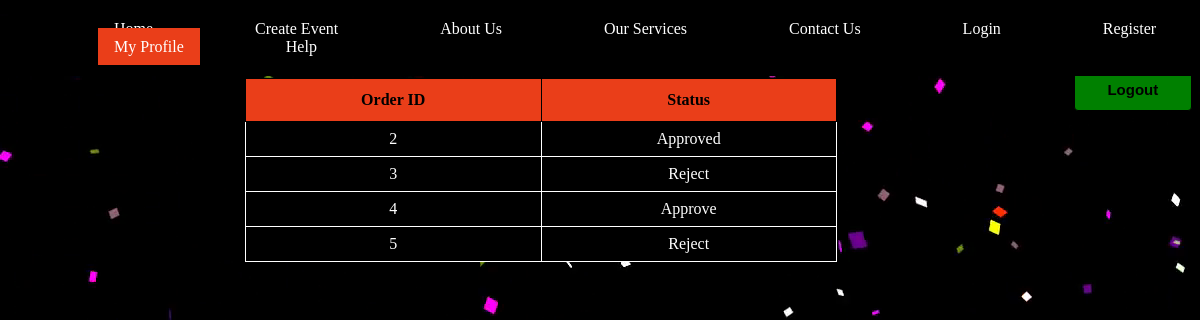
The page /user/status.php (signed in) on the database its author committed.
### tables this page shows
CREATE TABLE `event` (
  `eventid` int(255) NOT NULL,
  `name` varchar(255) NOT NULL,
  `date` varchar(255) NOT NULL,
  `nic` varchar(10) NOT NULL,
  `photo` varchar(255) NOT NULL,
  `video` varchar(255) NOT NULL,
  `cake` varchar(255) NOT NULL,
  `cpieces` int(255) NOT NULL,
  `tables` varchar(255) NOT NULL,
  `tamount` int(11) NOT NULL,
  `camount` int(11) NOT NULL,
  `tentamount` int(11) NOT NULL,
  `venues` varchar(255) NOT NULL,
  `music` varchar(255) NOT NULL,
  `deco` varchar(255) NOT NULL,
  `food` varchar(255) NOT NULL,
  `pkgtype` int(11) NOT NULL,
  `plates` int(11) NOT NULL,
  `other` text NOT NULL,
  `status` varchar(255) NOT NULL
);

### user/status.php (the view, shortened to what this page needs)
<!DOCTYPE html>
<html>
<head>
	<link href= "../assets/css/style2.css" rel="stylesheet" type= "text/css">
</head>
<body>
	<div class="nav">
		<ul>
			<li><a href="../home.html">Home</a></li>
			<li><a href="party.php" >Create Event</a></li>
			<li><a href="../service/about.html" >About Us</a></li>
			<li><a href="../service/ser.html" >Our Services</a></li>
			<li><a href="../service/contact.php" >Contact Us</a></li>
			<li><a href="../login.php">Login</a></li>
			<li><a href="../signup.php">Register</a></li>
			<li><a href="mypro.php" class="active">My Profile</a></li>
			<li><a href="../service/help.html">Help</a></li>
		</ul>
		</div>
<form method="POST">
	<button type="submit" name='logout' style="float: right;">Logout</button>
</form>
<br>
<?php
include('../config/dbcon.php');
$user=$_SESSION['user'];
$query= "SELECT eventid,status FROM event WHERE nic='$user'; ";
$result = mysqli_query($db, $query);
$qq = mysqli_num_rows($result);
if($qq>0){
	echo "<table id='table1'>
			<tr>
				<th>Order ID</th>
				<th>Status</th>
			</tr>";
			while ($row=mysqli_fetch_assoc($result)) {
				echo "<tr>
						<td>".$row['eventid']."</td>
						<td>".$row['status']."</td>
					</tr>";
			}
			echo "</table>";
}
?>
</body>
</html>

### assets/css/style2.css (style rules this page uses)
body { background-image: url('../img/bg.png'); color: white; margin-top: 60px; }
.nav ul { list-style-type: none; margin: 0; padding: 20px ; overflow: hidden; background-color: black; position: fixed; top: 0; width: 100%; }
.nav li { float: left; }
.nav li a { display: inline; color: white; text-align: center; padding: 10px 16px; text-decoration: none; margin-left: 70px; }
.active { background-color: #EA3E19; }
#table1 { margin-left: auto; margin-right: auto; font-family: Trebuchet MS; border-collapse: collapse; width: 50%; }
#table1 td, #table1 th { border: 1px solid; padding: 8px; color: white; text-align: center; }
#table1 tr { background-color: black; }
#table1 th { padding-top: 12px; padding-bottom: 12px; background-color: #EA3E19; color: black; }
form button[type=submit] { width: 10%; padding: 12px 20px; margin: 8px 0; border: 1px solid ; border-radius: 4px; box-sizing: border-box; font-size: 15px; font-weight: bold; background-color: green; text-align: center; }
button[type=submit] { width: 10%; margin-left: 150px; background-color: #333; margin-top: 3px; padding: 12px 20px; border: 1px solid ; border-radius: 4px; box-sizing: border-box; }

### rows shown on the page
event: eventid "2", status "Approved"
event: eventid "3", status "Reject"
event: eventid "4", status "Approve"
event: eventid "5", status "Reject"
